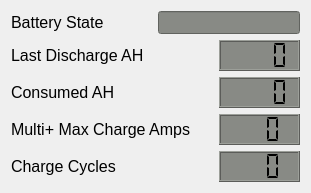
   <widget class="QWidget" name="layoutWidget">
    <property name="geometry">
     <rect>
      <x>346</x>
      <y>8</y>
      <width>308</width>
      <height>180</height>
     </rect>
    </property>
    <layout class="QGridLayout" name="gridLayout_3">
     <item row="0" column="0">
      <widget class="QLabel" name="Batt_State_Label">
       <property name="minimumSize">
        <size>
         <width>141</width>
         <height>23</height>
        </size>
       </property>
       <property name="font">
        <font>
         <pointsize>12</pointsize>
        </font>
       </property>
       <property name="text">
        <string>Battery State</string>
       </property>
       <property name="alignment">
        <set>Qt::AlignLeading|Qt::AlignLeft|Qt::AlignVCenter</set>
       </property>
      </widget>
     </item>
     <item row="0" column="1" colspan="2">
      <widget class="QLineEdit" name="Batt_State_lineEdit">
       <property name="sizePolicy">
        <sizepolicy hsizetype="Minimum" vsizetype="Fixed">
         <horstretch>0</horstretch>
         <verstretch>0</verstretch>
        </sizepolicy>
       </property>
       <property name="font">
        <font>
         <family>Monospace</family>
         <pointsize>10</pointsize>
         <weight>75</weight>
         <bold>true</bold>
        </font>
       </property>
       <property name="acceptDrops">
        <bool>true</bool>
       </property>
       <property name="autoFillBackground">
        <bool>false</bool>
       </property>
       <property name="styleSheet">
        <string notr="true">background-color: rgb(136, 138, 133);</string>
       </property>
       <property name="alignment">
        <set>Qt::AlignCenter</set>
       </property>
       <property name="readOnly">
        <bool>true</bool>
       </property>
      </widget>
     </item>
     <item row="1" column="0" colspan="2">
      <widget class="QLabel" name="Last_Discharge_Label">
       <property name="minimumSize">
        <size>
         <width>1</width>
         <height>23</height>
        </size>
       </property>
       <property name="font">
        <font>
         <pointsize>12</pointsize>
        </font>
       </property>
       <property name="text">
        <string>Last Discharge AH</string>
       </property>
       <property name="alignment">
        <set>Qt::AlignLeading|Qt::AlignLeft|Qt::AlignVCenter</set>
       </property>
      </widget>
     </item>
     <item row="1" column="2">
      <widget class="QLCDNumber" name="Last_Discharge_LCD">
       <property name="minimumSize">
        <size>
         <width>81</width>
         <height>31</height>
        </size>
       </property>
       <property name="maximumSize">
        <size>
         <width>81</width>
         <height>31</height>
        </size>
       </property>
       <property name="font">
        <font>
         <pointsize>10</pointsize>
         <weight>50</weight>
         <bold>false</bold>
        </font>
       </property>
       <property name="styleSheet">
        <string notr="true">QLCDNumber{
background-color: rgb(136, 138, 133);
}</string>
       </property>
       <property name="digitCount">
        <number>4</number>
       </property>
       <property name="segmentStyle">
        <enum>QLCDNumber::Flat</enum>
       </property>
       <property name="value" stdset="0">
        <double>0.000000000000000</double>
       </property>
      </widget>
     </item>
     <item row="2" column="0" colspan="2">
      <widget class="QLabel" name="Consumed_AH_Label">
       <property name="minimumSize">
        <size>
         <width>141</width>
         <height>23</height>
        </size>
       </property>
       <property name="font">
        <font>
         <pointsize>12</pointsize>
        </font>
       </property>
       <property name="text">
        <string>Consumed AH</string>
       </property>
       <property name="alignment">
        <set>Qt::AlignLeading|Qt::AlignLeft|Qt::AlignVCenter</set>
       </property>
      </widget>
     </item>
     <item row="2" column="2">
      <widget class="QLCDNumber" name="Consumed_AH_LCD">
       <property name="minimumSize">
        <size>
         <width>81</width>
         <height>31</height>
        </size>
       </property>
       <property name="maximumSize">
        <size>
         <width>81</width>
         <height>31</height>
        </size>
       </property>
       <property name="font">
        <font>
         <pointsize>10</pointsize>
         <weight>50</weight>
         <bold>false</bold>
        </font>
       </property>
       <property name="styleSheet">
        <string notr="true">QLCDNumber{
background-color: rgb(136, 138, 133);
}</string>
       </property>
       <property name="digitCount">
        <number>4</number>
       </property>
       <property name="segmentStyle">
        <enum>QLCDNumber::Flat</enum>
       </property>
       <property name="value" stdset="0">
        <double>0.000000000000000</double>
       </property>
      </widget>
     </item>
     <item row="3" column="0" colspan="2">
      <widget class="QLabel" name="Max_Charge_Amps_Label">
       <property name="minimumSize">
        <size>
         <width>141</width>
         <height>23</height>
        </size>
       </property>
       <property name="font">
        <font>
         <pointsize>12</pointsize>
        </font>
       </property>
       <property name="text">
        <string>Multi+ Max Charge Amps</string>
       </property>
       <property name="alignment">
        <set>Qt::AlignLeading|Qt::AlignLeft|Qt::AlignVCenter</set>
       </property>
      </widget>
     </item>
     <item row="3" column="2">
      <widget class="QLCDNumber" name="Max_Charge_Amps_LCD">
       <property name="minimumSize">
        <size>
         <width>81</width>
         <height>31</height>
        </size>
       </property>
       <property name="maximumSize">
        <size>
         <width>81</width>
         <height>31</height>
        </size>
       </property>
       <property name="font">
        <font>
         <pointsize>10</pointsize>
         <weight>50</weight>
         <bold>false</bold>
        </font>
       </property>
       <property name="styleSheet">
        <string notr="true">QLCDNumber{
background-color: rgb(136, 138, 133);
}</string>
       </property>
       <property name="digitCount">
        <number>3</number>
       </property>
       <property name="segmentStyle">
        <enum>QLCDNumber::Flat</enum>
       </property>
       <property name="value" stdset="0">
        <double>0.000000000000000</double>
       </property>
      </widget>
     </item>
     <item row="4" column="0" colspan="2">
      <widget class="QLabel" name="Charge_Cycles_Label">
       <property name="minimumSize">
        <size>
         <width>0</width>
         <height>23</height>
        </size>
       </property>
       <property name="maximumSize">
        <size>
         <width>200</width>
         <height>16777215</height>
        </size>
       </property>
       <property name="font">
        <font>
         <pointsize>12</pointsize>
        </font>
       </property>
       <property name="text">
        <string>Charge Cycles</string>
       </property>
       <property name="alignment">
        <set>Qt::AlignLeading|Qt::AlignLeft|Qt::AlignVCenter</set>
       </property>
      </widget>
     </item>
     <item row="4" column="2">
      <widget class="QLCDNumber" name="Charge_Cycles_LCD">
       <property name="minimumSize">
        <size>
         <width>81</width>
         <height>31</height>
        </size>
       </property>
       <property name="maximumSize">
        <size>
         <width>81</width>
         <height>31</height>
        </size>
       </property>
       <property name="font">
        <font>
         <pointsize>10</pointsize>
         <weight>50</weight>
         <bold>false</bold>
        </font>
       </property>
       <property name="styleSheet">
        <string notr="true">QLCDNumber{
background-color: rgb(136, 138, 133);
}</string>
       </property>
       <property name="digitCount">
        <number>3</number>
       </property>
       <property name="segmentStyle">
        <enum>QLCDNumber::Flat</enum>
       </property>
       <property name="value" stdset="0">
        <double>0.000000000000000</double>
       </property>
      </widget>
     </item>
    </layout>
   </widget>
